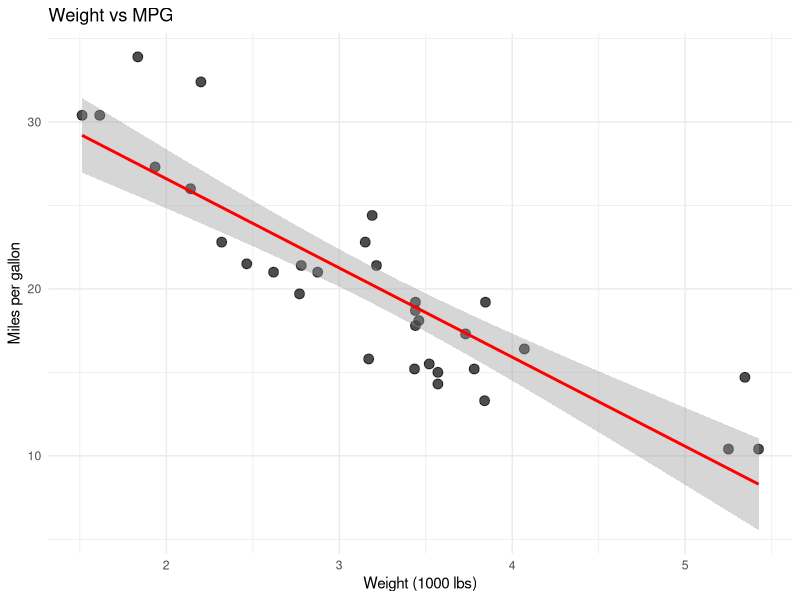

Reproduce this figure in R.
## ---- chunk 1
knitr::opts_chunk$set(
  echo = TRUE, 
  fig.align = 'center',
  fig.width = 8,
  fig.height = 6,
  dpi = 300
)
library(ggplot2)
library(here)
## ---- chunk 2
ggplot(mtcars, aes(x = wt, y = mpg)) +
  geom_point(alpha = 0.7, size = 3) +
  geom_smooth(method = "lm", se = TRUE, color = "red") +
  labs(
    x = "Weight (1000 lbs)", 
    y = "Miles per gallon",
    title = "Weight vs MPG"
  ) +
  theme_minimal()
## ---- chunk 3
library(knitr)

mtcars_sample <- head(mtcars[, 1:6], 8)
kable(
  mtcars_sample, 
  caption = "Sample of mtcars data",
  digits = 2,
  booktabs = TRUE
)
